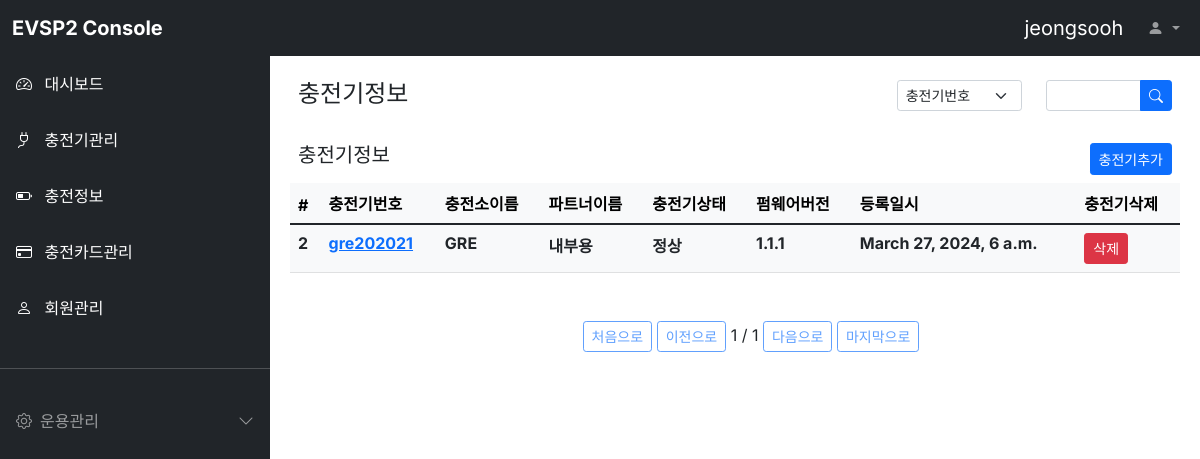
The app's page /cpinfo/ (signed in) with its own data.
### cpinfo/models.py (models this page shows, shortened)
class Cpinfo(models.Model):
  PUBLIC_STATUS = (('공용', '공용'), ('비공용', '비공용'),)
  CP_STATUS = (('정상', 'Accepted'), ('정지', 'Rejected'), ('가동대기', 'Pending'),)
  cpnumber = models.CharField(max_length=64, verbose_name='충전기번호')
  cpsite = models.CharField(max_length=64, verbose_name='충전소이름')
  partner_id = models.CharField(max_length=128, verbose_name='파트너아이디')
  manager_id = models.CharField(max_length=128, verbose_name='관리자아이디')
  public_use = models.CharField(max_length=64, choices=PUBLIC_STATUS, default= '공용')
  cpstatus = models.CharField(max_length=64, choices=CP_STATUS, default= '정상')
  address = models.TextField(verbose_name='주소')
  cpmodel = models.CharField(max_length=64, verbose_name='충전기모델')
  cpmaker = models.CharField(max_length=64, verbose_name='충전기제조사')
  fwversion = models.CharField(max_length=64, verbose_name='펌웨어버전')
  register_dttm = models.DateTimeField(auto_now_add=True, verbose_name='등록일시')
  last_modified_dttm = models.DateTimeField(auto_now_add=True, verbose_name='최종정보변경일시')
  class Meta:
    db_table = 'evsp2_cpinfo'
    verbose_name = '충전기'
    verbose_name_plural = '충전기'

### cpinfo/views.py (the view, shortened to what this page needs)
# urls.py: path('', views.CpinfoList.as_view()),
class CpinfoList(ListView):
  model = Cpinfo
  template_name='cpinfo.html'
  context_object_name = 'cpinfoList'
  paginate_by = 2
  queryset = Cpinfo.objects.all()
  def get_queryset(self):
    queryset = Cpinfo.objects.all()
    query = self.request.GET.get("q", None)
    return queryset
  def get_context_data(self, **kwargs):
    context = super().get_context_data(**kwargs)
    user_id = self.request.session['user']
    context['loginuser'] = user_id
    return context

### cpinfo/templates/cpinfo.html (shortened to what this page needs)
{% extends "base.html" %}
{% block contents %}
<div class="row mt-3 mx-3">
  <div class="col-md-8 fw-bold"><h4>충전기정보</h4></div>
  <div class="col-md-2">
    <select class="form-select form-select-sm" aria-label="Default select example">
      <option selected>충전기번호</option>
    </select>
  </div>
  <div class="col-md-2">
    <form method="GET"  action="/cpinfo/">
      <div class="input-group input-group-sm">
        <input name="q" type="text" class="form-control" placeholder="" aria-label="Recipient's userid" aria-describedby="button-addon2">
        <button class="btn btn-primary" type="submit" id="button-addon2">
          <i class="bi bi-search"></i>
        </button>
      </div>
    </form>
  </div>
</div>
<div class="row mt-3 mx-3">
  <div class="col-md-10 fw-bold"><h5>충전기정보</h5></div>
  <div class="col-md-2 d-grid justify-content-md-end">
    <button class="btn btn-primary btn-sm"
      onclick="location.href='/cpinfo/register/'">충전기추가
    </button>
  </div>
</div>
<div class="row mt-2 mx-2">
  <div class="col-12">
    {% load infolist_extras %}
    <table class="table table-light">
      <thead class="thead-light">
        <tr>
          <th scope="col">#</th>
          <th scope="col">충전기번호</th>
          <th scope="col">충전소이름</th>
          <th scope="col">파트너이름</th>
          <th scope="col">충전기상태</th>
          <th scope="col">펌웨어버전</th>
          <th scope="col">등록일시</th>
          <th scope="col">충전기삭제</th>
        </tr>
      </thead>
      <tbody class="text-dark">
        {% for cpinfo in cpinfoList %}
        <tr>
          <th scope="row">{{ cpinfo.id }}</th>
          <th><a id="cpinfo-{{ cpinfo.id }}" onmouseenter="cpinfo_detail({{ cpinfo.id }});" onmouseleave="cpinfo_leave({{ cpinfo.id }});"
            href="/cpinfo/{{ cpinfo.id }}">{{ cpinfo.cpnumber }}</a></th>
          <th>{{ cpinfo.cpsite }}</th>
          <th>{{ cpinfo.partner_id }}</th>
          <th>{{ cpinfo.cpstatus }}</th>
          <th>{{ cpinfo.fwversion }}</th>
          <th>{{ cpinfo.register_dttm }}</th>
          <th><a class="btn btn-primary btn-sm btn-danger" id="cpinfo-{{ cpinfo.id }}"
            href="/cpinfo/{{ cpinfo.id }}/delete" target="_blank">삭제</a></th>
        </tr>
        {% endfor %}
      </tbody>
    </table>
    <div class="pagination justify-content-center mt-5">
      <ul class="step-links">
        {% if page_obj.has_previous %}
        <a class="btn btn-sm btn-outline-primary" href="{% my_url 1 'page' request.GET.urlencode %}">처음으로</a>
        <a class="btn btn-sm btn-outline-primary" href="{% my_url page_obj.previous_page_number 'page' request.GET.urlencode %}">이전으로</a>
        {% else %}
        <a class="btn btn-sm btn-outline-primary disabled" href="#">처음으로</a>
        <a class="btn btn-sm btn-outline-primary disabled" href="#">이전으로</a>
        {% endif %}
      <span class="current">
        {{ page_obj.number }} / {{ page_obj.paginator.num_pages }}
      </span>
        {% if page_obj.has_next %}
        <a class="btn btn-sm btn-outline-primary" href="{% my_url page_obj.next_page_number 'page' request.GET.urlencode %}">다음으로</a>
        <a class="btn btn-sm btn-outline-primary" href="{% my_url page_obj.paginator.num_pages 'page' request.GET.urlencode %}">마지막으로</a>
        {% else %}
        <a class="btn btn-sm btn-outline-primary disabled" href="#">다음으로</a>
        <a class="btn btn-sm btn-outline-primary disabled" href="#">마지막으로</a>
        {% endif %}
      </ul>
    </div>
  </div>
</div>
{% endblock %}

### static/style.css (style rules this page uses)
body, button { font-family: "Inter", sans-serif; }
:root { --offcanvas-width: 270px; --topNavbarHeight: 56px; }
@media (min-width: 992px) { body { overflow: auto !important; } }

### records on screen
Cpinfo: id "2", cpnumber "gre202021", cpsite "GRE", partner_id "내부용", cpstatus "정상", fwversion "1.1.1", register_dttm "March 27, 2024, 6 a.m."

### other values on screen
{{ loginuser }} "jeongsooh"
{{ page_obj.number }} "1"
{{ page_obj.paginator.num_pages }} "1"
